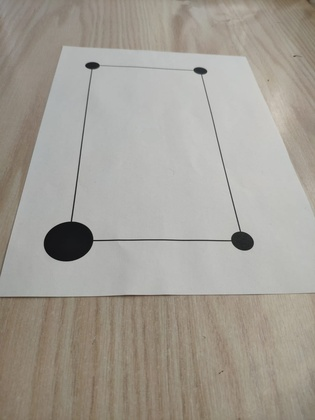
%> input picture 4_Realidad aumentada/rectangulo6.jpg, 315 x 420 px, shrunk from 1200 x 1600 before the run
$ octave Ejecucion_realidad_virtual.m   (GNU Octave 9; MATLAB toolbox functions it lacks are replaced by stand-ins)
%> lines starting %> are read from the running program, lines starting %| are printed output that depends on the picture; in (x1, y1, x2, y2) boxes, pixels count from 0 and x2, y2 are one past the last pixel; in counts of white or black regions, pixels touching at a corner belong together; the program's own positions count from 1
%> the answer given: 1
%> further down, imagen is the input picture: size 420x315x3 uint8; mean R, G, B 163.2, 158.2, 149.9
### 4_Realidad aumentada/Realidad_virtual.m
function Realidad_virtual(imagen,distorsion,fc,cc,kc,alpha_c)
%> called with distorsion = 1, fc = [1473; 1490.3], cc = [685.6; 547.8], kc = [-0.139; 0.502; -0.0174; -0.0126; 0], alpha_c = 0

f=imagen;

%DETECCIÓN DE PUNTOS DE REFERENCIA PARA OBTENER PARÁMETROS EXTRÍNSECOS

%Binarización
fgray=rgb2gray(f);
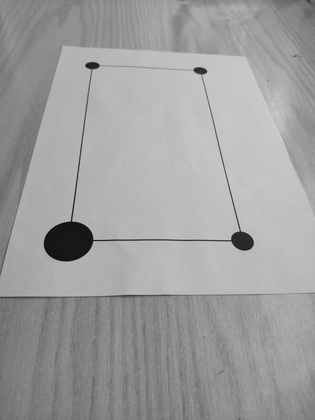
%> fgray: size 420x315 uint8; min 7, max 210, mean 158.8
% figure(1); imshow(fgray);
fbin=fgray<60;
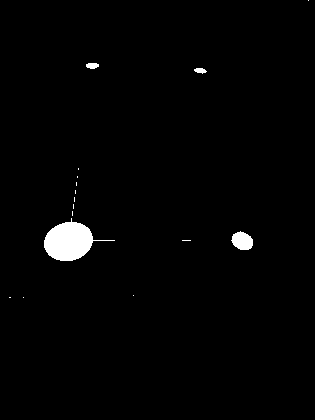
%> fbin: size 420x315 logical; 1.5% white; 16 white regions (12 under 20 px), largest, box (x1, y1, x2, y2) and area: (44, 218, 115, 261) 1530, (231, 231, 253, 250) 306, (86, 63, 99, 69) 63, (194, 68, 207, 74) 52
% figure(2); imshow(fbin);

%Eliminación de bordes mediante una plantilla de ceros y unos.
[M,N]=size(fbin);
%> M = 420; N = 315
plantilla_bordes=zeros(M,N);
w=70; %Anchura del borde a eliminar
for i=w:M-w
    for j=w:N-w
        plantilla_bordes(i,j)=1;
    end
end
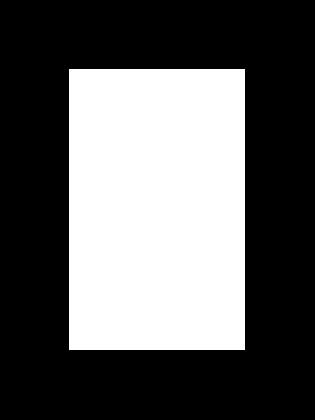
%> plantilla_bordes: size 420x315 double; values 0 (black) and 1 (white), 37.4% white; 1 white region, box (x1, y1, x2, y2) and area: (69, 69, 245, 350) 49456

fbin=fbin & plantilla_bordes;
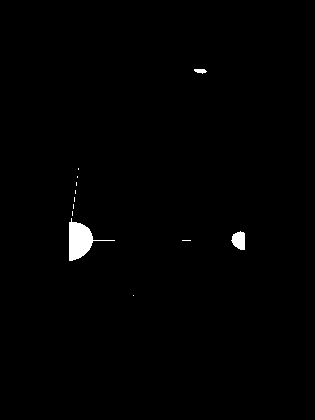
%> fbin: size 420x315 logical; 0.79% white; 12 white regions (9 under 20 px), largest, box (x1, y1, x2, y2) and area: (69, 218, 115, 261) 761, (231, 231, 245, 250) 199, (194, 69, 207, 74) 45
% figure(3); imshow(fbin);


%Aplicación de apertura para eliminar líneas del objeto de referencia, ya que solo interesan los círculos.
mask=strel('disk',4);
flimpia=imopen(fbin,mask);
%> flimpia: size 420x315 logical; 0.69% white; 2 white regions
% figure(4); imshow(flimpia);

%Determinación de regiones y datos característicos. Se usarán los centros
%para determinar la posición de los puntos de referencia, y el BBox para
%determinar cual de ellos es el origen.
[etiq,netiq]=bwlabel(flimpia);
%> etiq: size 420x315 double; 3 distinct labels, from 0 to 2
%> netiq = 2
datos=regionprops(etiq,'Centroid','BoundingBox');
%> datos = 2 regions; box (x1, y1, x2, y2) and Centroid: (69, 222, 93, 260) [79.8 241], (232, 232, 245, 250) [239.6 241]
centros=[];
LmaxBBox=[];
% figure(5);
imshow(f);
for i=1:netiq
    centros=[centros datos(i).Centroid'];
    LmaxBBox(i)=max(datos(i).BoundingBox(3:4)); %solo interesan las dimensiones del BBox
    hold on;plot(datos(i).Centroid(1),datos(i).Centroid(2),'*');
end
%> this loop made 2 passes
%> centros on passes 1 to 2: [79.79; 241], [79.79 239.6; 241 241]
%> after the loop, LmaxBBox = [38 18]
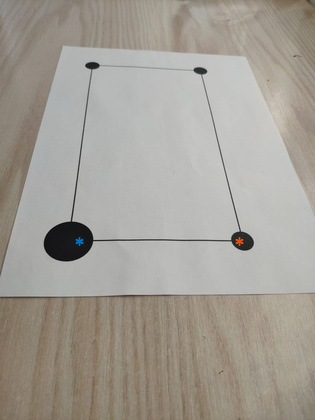
%> figure redrawn from the program's plot data

%Determinación de ejes de referencia
    %El origen corresponderá a aquella región con una mayor dimensión del
    %BBox.
    [~,etiq_origen]=max(LmaxBBox);
%> etiq_origen = 1
    origen=centros(:,etiq_origen);
%> origen = [79.79; 241]

    %El eje Y lo determinará el punto más cercano al origen. Por otra
    %parte, el eje X lo determinará aquel punto que haga que el producto
    %escalar del vector que forma con el origen, por el vector del ejeY sea
    %mínimo.
    distancias=[];
    vectores=[];
    for i=1:size(centros,2)
        vectores(:,i)=centros(:,i)-origen;
        distancias(i)=norm(vectores(:,i));
    end
%> this loop made 2 passes
%> after the loop, distancias = [0 159.8]; vectores = [0 159.8; 0 0.00771]
    [distancias, indices]=sort(distancias);
%> indices = [1 2]

    %Eje X
%> (the run ends here)
